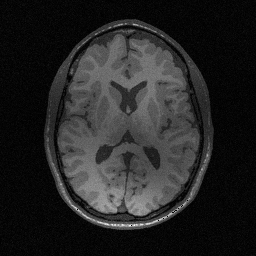
#> input picture data/imageBrain.png, 256 x 256 px
$ python -i image_utils.py   (imports and definitions only)
#> lines starting #> are read from the running program, lines starting #| are printed output that depends on the picture
import numpy as np
from scipy import ndimage
import cv2
import os

def generate_motion_blur_kernel(kernel_size=15, angle=45):
    if kernel_size % 2 == 0:
        kernel_size += 1

    # create horizontal line
    k = np.zeros((kernel_size, kernel_size), dtype=np.float32)
    k[kernel_size//2, :] = 1.0

    # rotate to desired angle
    k = ndimage.rotate(k, angle, reshape=False, order=1, mode='constant', cval=0.0)

    # normalize
    return k / k.sum()

def apply_motion_blur(image, kernel_size=15, angle=45):
    kernel = generate_motion_blur_kernel(kernel_size, angle)
    if image.ndim == 3:
        blurred = np.stack([
            ndimage.convolve(image[...,c].astype(np.float32), kernel, mode='reflect')
            for c in range(3)
        ], axis=-1)
    else:
        blurred = ndimage.convolve(image.astype(np.float32), kernel, mode='reflect')

    return np.clip(blurred, 0, 255).astype(np.uint8), kernel

def add_gaussian_noise(image, mean=0, sigma=10):
    image_float = image.astype(np.float32)
    noise = np.random.normal(mean, sigma, image.shape)
    noisy_image = image_float + noise
    noisy_image = np.clip(noisy_image, 0, 255).astype(np.uint8)
    return noisy_image

def save_kernel_visualization(kernel, output_path):
    # Normalize kernel for better visualization
    kernel_vis = kernel.copy()
    if kernel_vis.max() > 0:
        kernel_vis = kernel_vis / kernel_vis.max() * 255

    # Resize for better visibility (optional)
    kernel_size = kernel.shape[0]
    scale_factor = max(1, int(200 / kernel_size))
    kernel_vis_large = cv2.resize(
        kernel_vis,
        (kernel_size * scale_factor, kernel_size * scale_factor),
        interpolation=cv2.INTER_NEAREST
    )

    cv2.imwrite(output_path, kernel_vis_large)

def load_image(image_path):
    image = cv2.imread(image_path)
    image = cv2.cvtColor(image, cv2.COLOR_BGR2RGB)
    if image is None:
        print(f"Error: Could not load image from {image_path}")
    return image

def save_images(images_dict, output_dir):
    os.makedirs(output_dir, exist_ok=True)

    for name, image in images_dict.items():
        output_path = os.path.join(output_dir, f"{name}.png")
        cv2.imwrite(output_path, image)

>>> import cv2
>>> picture = cv2.imread('../../data/imageBrain.png')
#> picture is the input picture: shape (256, 256, 3); min 0, max 255, mean 36.3
>>> result = apply_motion_blur(picture)
#> in apply_motion_blur, `blurred = np.stack([ ndimage.convolve(image[...,c].astype(np.float32),..`:
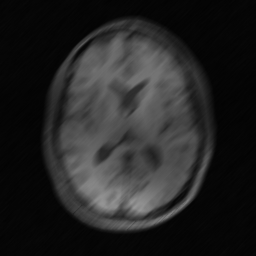
#> blurred: shape (256, 256, 3) float32; min 2.96, max 151.5, mean 36.3

$ run again, on data/imageChestCT.png
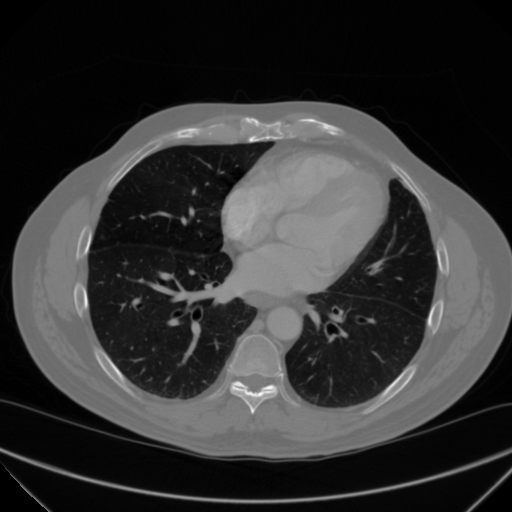
#> input picture data/imageChestCT.png, 512 x 512 px
#> picture is the input picture: shape (512, 512, 3); min 0, max 255, mean 51.6
#> in apply_motion_blur, `blurred = np.stack([ ndimage.convolve(image[...,c].astype(np.float32),..`:
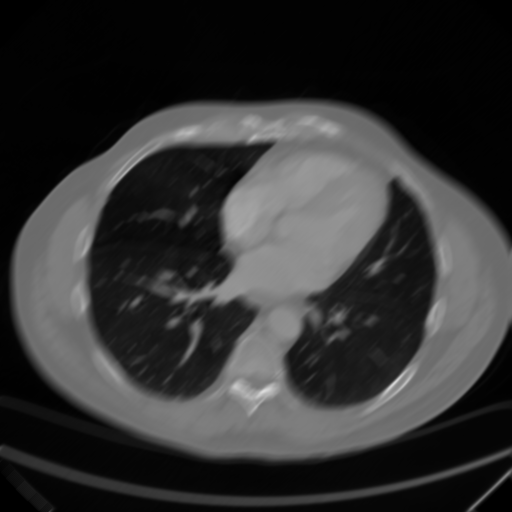
#> blurred: shape (512, 512, 3) float32; min 0, max 221, mean 51.6
